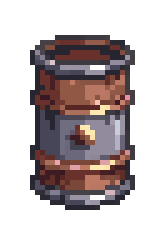
#> input picture scrapwright_intro/assets/junk_barrel.png, 32 x 48 px (shown 5 times larger)
$ python render_intro.py
#> lines starting #> are read from the running program, lines starting #| are printed output that depends on the picture
"""
Scrapwright Intro Video Renderer v3 - Extended + Fully Animated
Canvas: 384x216 @ 24fps -> upscaled to 1920x1080 via ffmpeg nearest-neighbor.
Total duration: ~30s (longer, clearer storytelling)

Usage:
  python render_intro.py          # render all scenes + assemble
  python render_intro.py assemble # ffmpeg stitch only
"""
import os, sys, math, random
from PIL import Image, ImageDraw, ImageFilter, ImageFont, ImageEnhance

# -- Paths --
ROOT = os.path.dirname(os.path.abspath(__file__))
ASSETS = os.path.join(ROOT, 'assets')
SCENES = os.path.join(ROOT, 'scenes')
OUTPUT = os.path.join(ROOT, 'output')
SPRITES = os.path.join(os.path.dirname(ROOT), 'assets', 'sprites')

W, H = 384, 216
FPS = 24

# -- Animation frame counts (verified) --
ANIM_FRAMES = {'run': 6, 'idle': 8, 'bark': 6, 'jump': 4}

def ensure_dir(p):
    os.makedirs(p, exist_ok=True)

# ======================================================
# SPRITE LOADING
# ======================================================

_sprite_cache = {}
_asset_cache = {}

def load_sprite_frame(outfit, anim, direction, frame_num):
    """Load individual player sprite frame. Returns 92x92 RGBA."""
    key = (outfit, anim, direction, frame_num)
    if key in _sprite_cache:
        return _sprite_cache[key]
    path = os.path.join(SPRITES, 'player', outfit, anim, direction, f'frame_{frame_num:03d}.png')
    if os.path.exists(path):
        img = Image.open(path).convert('RGBA')
    else:
        img = Image.new('RGBA', (92, 92), (0, 0, 0, 0))
    _sprite_cache[key] = img
    return img

def load_anim_sequence(outfit, anim, direction):
    """Load all frames for an animation."""
    count = ANIM_FRAMES.get(anim, 4)
    return [load_sprite_frame(outfit, anim, direction, i) for i in range(count)]

def load_asset(name, fallback_size=(64, 64)):
    if name in _asset_cache:
        return _asset_cache[name].copy()
    path = os.path.join(ASSETS, name)
    if os.path.exists(path):
        img = Image.open(path).convert('RGBA')
    else:
        img = Image.new('RGBA', fallback_size, (0, 0, 0, 0))
    _asset_cache[name] = img
    return img.copy()

# [6 lines left out: function load_asset_or_procedural, not called in this run]

# ======================================================
# EFFECTS ENGINE
# ======================================================

def lerp(a, b, t):
    return a + (b - a) * max(0.0, min(1.0, t))

def ease_in(t):
    return t * t

def ease_out(t):
    return 1 - (1 - t) ** 2

def ease_in_out(t):
    return t * t * (3 - 2 * t)

# [12 lines left out: function ease_out_bounce, not called in this run]

def paste_alpha(canvas, sprite, x, y):
    """Paste sprite with top-left at (x,y) respecting alpha."""
    if sprite.width <= 0 or sprite.height <= 0:
        return
    ix, iy = int(x), int(y)
    # Clamp to canvas bounds
    if ix >= canvas.width or iy >= canvas.height:
        return
    if ix + sprite.width <= 0 or iy + sprite.height <= 0:
        return
    canvas.paste(sprite, (ix, iy), sprite)

def paste_centered(canvas, sprite, cx, cy):
    paste_alpha(canvas, sprite, cx - sprite.width // 2, cy - sprite.height // 2)

def create_glow(color, radius, intensity=1.0):
    if radius < 2:
        return Image.new('RGBA', (4, 4), (0, 0, 0, 0))
    size = radius * 2
    glow = Image.new('RGBA', (size, size), (0, 0, 0, 0))
    draw = ImageDraw.Draw(glow)
    for r in range(radius, 0, -1):
        t = r / radius
        alpha = int(255 * intensity * (1 - t) * (1 - t))
        alpha = max(0, min(255, alpha))
        draw.ellipse([radius - r, radius - r, radius + r, radius + r],
                     fill=(*color, alpha))
    return glow

def apply_vignette(img, strength=0.6, color=(0, 0, 0)):
    v = Image.new('RGBA', img.size, (0, 0, 0, 0))
    draw = ImageDraw.Draw(v)
    cx, cy = img.width / 2, img.height / 2
    max_r = math.sqrt(cx ** 2 + cy ** 2)
    steps = 30
    for i in range(steps, 0, -1):
        t = i / steps
        alpha = int(255 * strength * (1 - t ** 1.8))
        alpha = max(0, min(255, alpha))
        rx = int(cx * t * 1.3)
        ry = int(cy * t * 1.1)
        draw.ellipse([int(cx - rx), int(cy - ry), int(cx + rx), int(cy + ry)],
                     fill=(*color, alpha))
    return Image.alpha_composite(img, v)

def apply_shake(img, intensity, seed_offset=0):
    rng = random.Random(seed_offset)
    ox = rng.randint(-intensity, intensity)
    oy = rng.randint(-intensity, intensity)
    result = Image.new('RGBA', img.size, (0, 0, 0, 255))
    result.paste(img, (ox, oy))
    return result

def apply_chromatic_aberration(img, offset=1):
    r, g, b, a = img.split()
    r = r.transform(r.size, Image.AFFINE, (1, 0, offset, 0, 1, 0))
    b = b.transform(b.size, Image.AFFINE, (1, 0, -offset, 0, 1, 0))
    return Image.merge('RGBA', (r, g, b, a))

def crop_zoom(img, zoom, focus_x=None, focus_y=None):
    if focus_x is None: focus_x = img.width / 2
    if focus_y is None: focus_y = img.height / 2
    zw = int(img.width / zoom)
    zh = int(img.height / zoom)
    x1 = max(0, min(img.width - zw, int(focus_x - zw / 2)))
    y1 = max(0, min(img.height - zh, int(focus_y - zh / 2)))
    cropped = img.crop((x1, y1, x1 + zw, y1 + zh))
    return cropped.resize((img.width, img.height), Image.NEAREST)

def color_overlay(img, color, alpha):
    if alpha <= 0:
        return img
    ov = Image.new('RGBA', img.size, (*color, int(alpha)))
    return Image.alpha_composite(img, ov)

class ParticleSystem:
    def __init__(self, seed=42):
        self.particles = []
        self.rng = random.Random(seed)

    def emit(self, x, y, count, color, speed_range=(0.5, 2.0),
             life_range=(10, 30), size_range=(1, 3), gravity=0.0,
             spread=math.pi * 2, angle_offset=0, fade=True):
        for _ in range(count):
            angle = angle_offset + self.rng.uniform(-spread / 2, spread / 2)
            speed = self.rng.uniform(*speed_range)
            life = self.rng.randint(*life_range)
            size = self.rng.randint(*size_range)
            cr = max(0, min(255, color[0] + self.rng.randint(-15, 15)))
            cg = max(0, min(255, color[1] + self.rng.randint(-15, 15)))
            cb = max(0, min(255, color[2] + self.rng.randint(-15, 15)))
            self.particles.append({
                'x': float(x), 'y': float(y),
                'vx': math.cos(angle) * speed, 'vy': math.sin(angle) * speed,
                'life': life, 'max_life': life, 'size': size,
                'color': (cr, cg, cb), 'gravity': gravity, 'fade': fade,
            })

    def update(self):
        alive = []
        for p in self.particles:
            p['x'] += p['vx']
            p['y'] += p['vy']
            p['vy'] += p['gravity']
            p['life'] -= 1
            if p['life'] > 0:
                alive.append(p)
        self.particles = alive

    def draw(self, canvas):
        draw_ctx = ImageDraw.Draw(canvas)
        for p in self.particles:
            t = p['life'] / p['max_life'] if p['fade'] else 1.0
            alpha = int(255 * t)
            c = (*p['color'], alpha)
            s = p['size']
            x, y = int(p['x']), int(p['y'])
            if 0 <= x < W and 0 <= y < H:
                draw_ctx.rectangle([x, y, x + s, y + s], fill=c)

def get_font(size=8):
    for fp in [os.path.join(ASSETS, 'pixel_font.ttf'),
               'C:/Windows/Fonts/consola.ttf', 'C:/Windows/Fonts/lucon.ttf']:
        if os.path.exists(fp):
            try: return ImageFont.truetype(fp, size)
            except: pass
    return ImageFont.load_default()

def save_frame(img, scene_dir, frame_num):
    ensure_dir(scene_dir)
    if img.mode == 'RGBA':
        bg = Image.new('RGB', img.size, (0, 0, 0))
        bg.paste(img, mask=img.split()[3])
        img = bg
    img.save(os.path.join(scene_dir, f'frame_{frame_num:04d}.png'))


# ======================================================
# PROCEDURAL FALLBACKS (used when API assets missing)
# ======================================================

# [47 lines left out: functions proc_silhouette_run, proc_boot, not called in this run]


# ======================================================
# BACKGROUND RENDERER
# ======================================================

def load_or_render_bg(api_name, width=384, height=216, seed=42,
                       red_sky=False, panic=False, extra_wide=0):
    """Try to load PixelLab-generated bg, upscale it, add procedural details.
    Falls back to fully procedural if API image missing."""
    total_w = width + extra_wide

    # Try API background
    api_path = os.path.join(ASSETS, api_name)
    if os.path.exists(api_path) and os.path.getsize(api_path) > 500:
        base = Image.open(api_path).convert('RGBA')
        # Upscale from 128x72 to target size with nearest neighbor
        base = base.resize((total_w, height), Image.NEAREST)
    else:
        # Procedural fallback
        base = render_procedural_bg(total_w, height, seed, red_sky, panic)

    return base

def render_procedural_bg(width, height, seed=42, red_sky=False, panic=False):
    """Fully procedural junkyard background."""
#> called with width = 584, height = 216, seed = 101, red_sky = False, panic = False
    rng = random.Random(seed)
    img = Image.new('RGBA', (width, height), (0, 0, 0, 255))
    draw = ImageDraw.Draw(img)
    ground_y = int(height * 0.62)

    # Sky gradient
    if panic:
        sky_colors = [(25, 3, 3), (70, 12, 8), (120, 25, 10)]
    elif red_sky:
        sky_colors = [(35, 8, 8), (80, 18, 12), (130, 35, 15)]
    else:
        sky_colors = [(15, 12, 25), (30, 25, 40), (45, 38, 48)]

    for y in range(ground_y):
        t = y / ground_y
        idx = min(int(t * 2), 1)
        t2 = (t * 2) - idx
        r = int(lerp(sky_colors[idx][0], sky_colors[idx + 1][0], t2))
        g = int(lerp(sky_colors[idx][1], sky_colors[idx + 1][1], t2))
        b = int(lerp(sky_colors[idx][2], sky_colors[idx + 1][2], t2))
        draw.line([(0, y), (width, y)], fill=(r, g, b, 255))

    # Mountains silhouette
    points = [(0, ground_y)]
    x = 0
    while x < width:
        x += rng.randint(15, 40)
        y = ground_y - rng.randint(5, 35)
        points.append((x, y))
    points.extend([(width, ground_y), (width, ground_y + 5), (0, ground_y + 5)])
    mc = (20, 18, 25, 255) if not red_sky else (40, 15, 12, 255)
    draw.polygon(points, fill=mc)

    # Ground
    for y in range(ground_y, height):
        depth = (y - ground_y) / max(1, height - ground_y)
        br = int(lerp(75, 45, depth))
        bg = int(lerp(58, 35, depth))
        bb = int(lerp(42, 25, depth))
        for x in range(width):
            n = rng.randint(-6, 6)
            draw.point((x, y), fill=(max(0, br + n), max(0, bg + n), max(0, bb + n), 255))

    # Scrap objects
    colors = [(110, 75, 45), (95, 65, 40), (75, 75, 80), (90, 88, 92)]
    for _ in range(15):
        sx = rng.randint(0, width)
        sy = rng.randint(ground_y - 5, height - 15)
        sw = rng.randint(8, 30)
        sh = rng.randint(5, 25)
        c = rng.choice(colors)
        draw.rectangle([sx, sy, sx + sw, sy + sh], fill=(*c, 255),
                       outline=(c[0]//2, c[1]//2, c[2]//2, 255))

    # Clouds
    for _ in range(5):
        cx = rng.randint(0, width)
        cy = rng.randint(5, ground_y // 3)
        cw = rng.randint(30, 70)
        ch = rng.randint(6, 12)
        cc = (30, 25, 35, 45) if not red_sky else (60, 20, 12, 60)
        draw.ellipse([cx - cw//2, cy - ch//2, cx + cw//2, cy + ch//2], fill=cc)
#> in load_or_render_bg, `base = render_procedural_bg(total_w, height, seed, red_sky, panic)`:
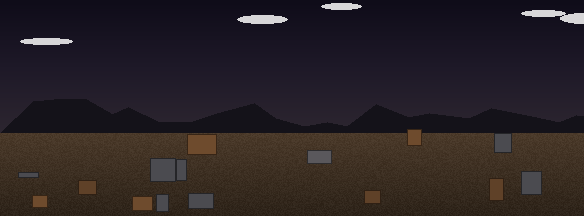
#> base: PIL image 584x216 RGBA; mean R, G, B, A 40.1, 32.2, 35.2, 252.8; transparent parts drawn white

    return img

def composite_junk_props(bg, seed=42, count=5):
    """Layer PixelLab-generated junk props onto background."""
#> called with seed = 201, count = 8
    rng = random.Random(seed)
    prop_names = ['junk_barrel.png', 'junk_pipe.png', 'junk_gear.png',
                  'junk_pile.png', 'junk_crane.png']
    ground_y = int(bg.height * 0.62)
    result = bg.copy()

    for _ in range(count):
        name = rng.choice(prop_names)
        prop = load_asset(name)
#> in load_asset, img is the input picture: PIL image 32x48 RGBA; mean R, G, B, A 45.2, 35, 35.9, 109.6
        if prop.width > 4 and prop.height > 4:
            # Scale to fit scene
            scale = rng.uniform(0.4, 1.0)
            pw = max(4, int(prop.width * scale))
            ph = max(4, int(prop.height * scale))
            prop = prop.resize((pw, ph), Image.NEAREST)
            px = rng.randint(-10, bg.width - pw + 10)
            py_min = ground_y - 10
            py_max = max(py_min, bg.height - ph)
            py = rng.randint(py_min, py_max)
            paste_alpha(result, prop, px, py)

    return result


# ======================================================
# ANIMATED SILHOUETTE RUNNERS
# ======================================================

class AnimatedRunner:
    """An animated running silhouette person with walk cycle."""
    def __init__(self, x, y, speed, direction, scale, rng):
        self.x = x
        self.y = y
        self.speed = speed
        self.direction = direction  # -1 or 1
        self.scale = scale
        self.frame_offset = rng.randint(0, 100)

        # Load 4 pose frames (API or procedural)
        self.frames = []
        for i in range(4):
            api_frame = load_asset(f'sil_run_{i+1}.png')
            if api_frame.width > 4:
                frame = api_frame
            else:
                frame = proc_silhouette_run(i)
            # Scale
            fw = max(4, int(frame.width * scale))
            fh = max(4, int(frame.height * scale))
            frame = frame.resize((fw, fh), Image.NEAREST)
            if direction > 0:
                frame = frame.transpose(Image.FLIP_LEFT_RIGHT)
            self.frames.append(frame)

    def draw_at_frame(self, canvas, frame_num):
        # Animate position
        cx = self.x + frame_num * self.speed * self.direction
        # Wrap around
        cx = (cx + 80) % (W + 160) - 80
        # Pick animation frame (change every 4 render frames)
        anim_idx = ((frame_num + self.frame_offset) // 4) % 4
        sprite = self.frames[anim_idx]
        paste_centered(canvas, sprite, int(cx), int(self.y))


# ======================================================
# ANIMATED BOOT
# ======================================================

class AnimatedBoot:
    """Boot with wind-up, kick, and follow-through animation."""
    def __init__(self):
        self.poses = {}
        for pose_name in ['windup', 'kick', 'follow_through']:
            api_name = f'boot_{pose_name.replace("_", "_")}.png'
            api_name_map = {
                'windup': 'boot_wind_up.png',
                'kick': 'boot_kick.png',
                'follow_through': 'boot_follow_through.png'
            }
            frame = load_asset(api_name_map[pose_name])
            if frame.width <= 4:
                frame = proc_boot(pose_name)
            frame = frame.resize((64, 64), Image.NEAREST)
            self.poses[pose_name] = frame

    def get_frame(self, t):
        """t: 0-1 through the kick animation. Returns (image, x_offset, y_offset)."""
        if t < 0.3:
            # Wind up - pull back
            bt = t / 0.3
            x = int(lerp(-80, -20, ease_out(bt)))
            y = H - 80
            return self.poses['windup'], x, y
        elif t < 0.5:
            # Kick forward - fast
            bt = (t - 0.3) / 0.2
            x = int(lerp(-20, W // 2 - 40, ease_out(bt)))
            y = H - 78
            return self.poses['kick'], x, y
        elif t < 0.7:
            # Follow through
            bt = (t - 0.5) / 0.2
            x = int(lerp(W // 2 - 40, W // 2 - 20, bt))
            y = H - 82
            return self.poses['follow_through'], x, y
        else:
            # Retract
            bt = (t - 0.7) / 0.3
            x = int(lerp(W // 2 - 20, -80, ease_in(bt)))
            y = H - 80
            return self.poses['follow_through'], x, y


# ======================================================
# SCENE RENDERERS - Extended timing
# ======================================================

def render_scene1():
    """Scene 1 (0-5s): The Junkyard - establishing shot, slow pan, dog trots."""
    print('  Rendering Scene 1: The Junkyard (5s)...')
    scene_dir = os.path.join(SCENES, 'scene1')
    total_frames = 5 * FPS  # 120 frames

    # Build rich background with API bg + props
    bg_base = load_or_render_bg('bg_junkyard_1.png', W, H, seed=101, extra_wide=200)
    bg = composite_junk_props(bg_base, seed=201, count=8)
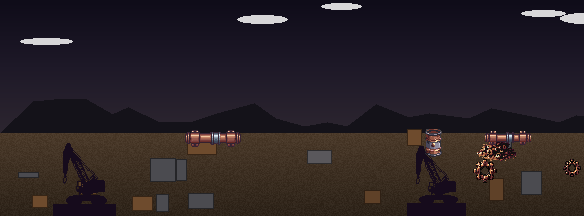
#> bg: PIL image 584x216 RGBA; mean R, G, B, A 39.7, 31.5, 35.5, 252.8; transparent parts drawn white
    pan_range = bg.width - W

    run_e = load_anim_sequence('base', 'run', 'east')
#> run_e = 6 items
    dust = load_asset('dust_cloud.png')
    if dust.width > 4:
        dust = dust.resize((16, 16), Image.NEAREST)
#> dust: PIL image 16x16 RGBA; every value is 0

    particles = ParticleSystem(seed=77)

    for f in range(total_frames):
        t = f / total_frames

        # First 1s: static establishing shot, then pan begins
        if t < 0.15:
            pan = 0
        else:
            pan_t = (t - 0.15) / 0.85
            pan = int(ease_in_out(pan_t) * pan_range * 0.9)

        canvas = bg.crop((pan, 0, pan + W, H)).copy()

        # Dog enters at 0.5s, walks across
        dog_appear = 0.1
        if t > dog_appear:
            dog_t = (t - dog_appear) / (1 - dog_appear)
            dog_x = int(lerp(-40, W * 0.7, ease_in_out(dog_t * 0.85)))
            dog_y = H - 52

            # Animate at pixel-art speed (every 3rd frame)
            anim_idx = (f // 3) % len(run_e)
            sprite = run_e[anim_idx]
            paste_centered(canvas, sprite, dog_x, dog_y)

            # Dust puffs behind dog
            if f % 5 == 0 and 10 < dog_x < W - 10:
                particles.emit(dog_x - 18, dog_y + 38, 4,
                              color=(85, 70, 55), speed_range=(0.2, 1.0),
                              life_range=(10, 25), size_range=(1, 3),
                              gravity=0.02, spread=math.pi * 0.5, angle_offset=-math.pi * 0.6)

        # Ambient floating dust
        if f % 12 == 0:
            particles.emit(random.randint(0, W), random.randint(H//2, H), 1,
                          color=(75, 65, 55), speed_range=(0.05, 0.2),
                          life_range=(30, 50), size_range=(1, 1), gravity=-0.01)

        particles.update()
        particles.draw(canvas)

        # Color grade: warm, slightly desaturated
        enhancer = ImageEnhance.Color(canvas)
        canvas = enhancer.enhance(0.75)
        canvas = apply_vignette(canvas, strength=0.35)

        save_frame(canvas, scene_dir, f)
#> this loop made 120 passes
#> anim_idx on passes 14 to 21: 4, 4, 5, 5, 5, 0, 0, 0
#> pass 1, in render_scene1, `canvas = bg.crop((pan, 0, pan + W, H)).copy()`:
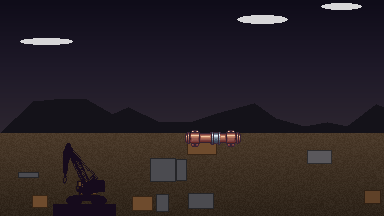
#> canvas: PIL image 384x216 RGBA; mean R, G, B, A 39.7, 31.7, 35.5, 252.7; transparent parts drawn white
#> pass 1, in render_scene1, `canvas = apply_vignette(canvas, strength=0.35)`:
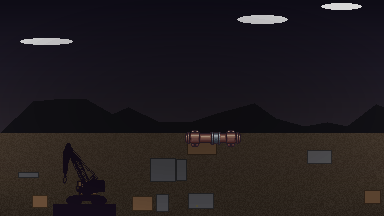
#> canvas: PIL image 384x216 RGBA; mean R, G, B, A 31.1, 26.1, 28.6, 252.9; transparent parts drawn white
#> after the loop:
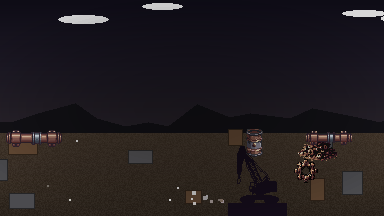
#> canvas: PIL image 384x216 RGBA; mean R, G, B, A 31.8, 26.5, 29, 252.8; transparent parts drawn white

    print(f'    -> {total_frames} frames')


def render_scene2():
    """Scene 2 (5-8s): Kicked away - boot winds up, kicks can, dog flinches."""
    print('  Rendering Scene 2: Ignored / Kicked Away (3s)...')
    scene_dir = os.path.join(SCENES, 'scene2')
    total_frames = 3 * FPS  # 72 frames

    bg = load_or_render_bg('bg_junkyard_2.png', W, H, seed=102)
#> call 2 of load_or_render_bg, with api_name = 'bg_junkyard_2.png', width = 384, height = 216, seed = 102, red_sky = False, panic = False, extra_wide = 0
#> in load_or_render_bg (call 2), `base = render_procedural_bg(total_w, height, seed, red_sky, panic)`:
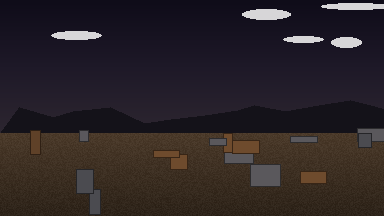
#> base: PIL image 384x216 RGBA; mean R, G, B, A 40.2, 32.4, 35.4, 250.8; transparent parts drawn white
    bg = composite_junk_props(bg, seed=202, count=4)
#> call 2 of composite_junk_props, with seed = 202, count = 4
#> in composite_junk_props (call 2), `prop = prop.resize((pw, ph), Image.NEAREST)`:
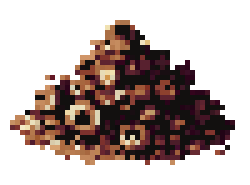
#> prop: PIL image 50x37 RGBA (shown 5 times larger); mean R, G, B, A 35.9, 22.3, 18.9, 104.6; transparent parts drawn white
#> bg: PIL image 384x216 RGBA
#> (the rest of the program and of its run is left out)
